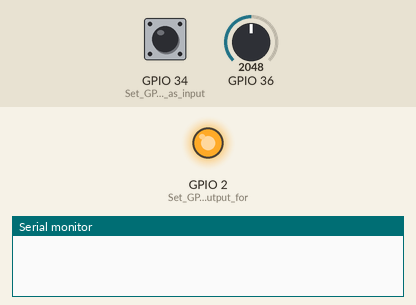
A program run on a simulated ESP32. Parts: output pins drawn as LEDs (lit = HIGH), the last lines printed to the serial monitor. The inputs (shaded band) are chosen by the test bench; at power-on: GPIO 34 (Set_GPIO_34_as_input) LOW, GPIO 36 = 2048.

Above: at 0.0 s.
At 5.1 s:
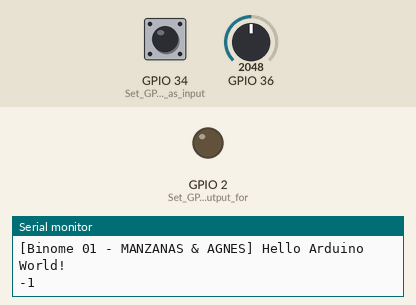
Timing chart, 0 to 6.6 s (numbered marks = the images above):
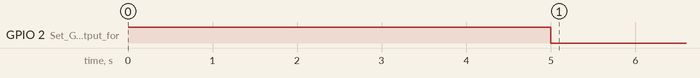

The program:

main.cpp
```cpp
// See https://docs.espressif.com/projects/arduino-esp32/en/latest/api/adc.html
// Example of using ADC on ESP32 with Arduino framework
#include <Arduino.h>
#include <driver/adc.h>
// 1.4.2.2 Input
int button_Count = 0;
int previous_State = HIGH;  // Assuming button is not pressed at start (pull-up resistor)
// const unsigned long debounce_Delay = 30; // Used for debounce
// unsigned long last_Change_Time = 0; // Used for debounce
// int stable_State = HIGH;  // Used for debounce
volatile bool button_Flag = false;

// 1.5.2.2
int value = 0;   // the sensor value
int valueMin = 4095;  // minimum sensor value
int valueMax = 0;     // maximum sensor value

void handleButtonInterrupt() {
    button_Flag = true;
}

void setup() {
    Serial.begin(115200);
    // Configure ADC on GPIO 36 (ADC1_CH0)
    analogSetPinAttenuation(36, (adc_attenuation_t)ADC_ATTEN_DB_12);  // Set attenuation to 12dB (max ~3.1V)
    analogSetWidth(12);                                               // Set ADC resolution to 12 bits (0-4095)
    pinMode(2, OUTPUT);  // Set GPIO 2 as output for LED
    /*
    pinMode(2, OUTPUT_0); // Output UpDown to apply resistor
    */
   pinMode(34, INPUT);  // Set GPIO 34 as input
   attachInterrupt(digitalPinToInterrupt(34), handleButtonInterrupt, RISING);

       // LED signal beginning of calibration
    digitalWrite(2, HIGH);
    while (millis() < 5000) {
        // Wait for 5 seconds before starting the ADC readings
        // Read raw ADC value (0-4095)
        int value = analogRead(36);

        if (value < valueMin) {
            valueMin = value;  // Update minimum value
        }

        if (value > valueMax) {
            valueMax = value;  // Update maximum value
        }

    }
    // LED signal end of calibration
    digitalWrite(2, LOW);
}


void loop() {


    //1.3.2.2
    //Comment the println when terminal screenshot is not needed in order to keep temporal precision
    //Serial.println("[Binome 01 - MANZANAS & AGNES] Hello Arduino World!");


    /*
    delay(2000);  // Wait 2 second
    */

    //1.4.2.1 Input
    /*
    digitalWrite(2, HIGH);
    delay(50);  // N * 50 ms = 1 * 50 ms
    digitalWrite(2, LOW);
    delay(1950);
    */
    /*
    //1.4.2.2 Input
    // In this case on morse unit would be 50 ms as described by 50 * N ms = 50 * 1 ms = 50 ms
    //But this timing is to fast so we will mutliply it by 10 to be readable
    // SOS = ... --- ...
    int Morse_Unit = 500;
    // S = 3 dots = 3 * 50 ms = 150 ms
    for (int i = 0; i < 3; i++) {
        digitalWrite(2, HIGH);
        delay(Morse_Unit);  // N * 50 ms = 1 * 50 ms
        digitalWrite(2, LOW);
        if (i < 2)  // Avoid delay after the last dot
            delay(Morse_Unit);
    }
    delay (3* Morse_Unit);  // Inter-letter space (3 units)
    // O = 3 dashes = 3 * 150 ms = 450 ms
    for (int i = 0; i < 3; i++) {
        digitalWrite(2, HIGH);
        delay(3 * Morse_Unit);  // N * 50 ms = 3 * 50 ms
        digitalWrite(2, LOW);
        if (i < 2)  // Avoid delay after the last dash
            delay(Morse_Unit);
    }
    delay (3 * Morse_Unit);  // Inter-letter space (3 units)
    // S = 3 dots = 3 * 50 ms = 150 ms
    for (int i = 0; i < 3; i++) {
        digitalWrite(2, HIGH);
        delay(Morse_Unit);  // N * 50 ms = 1 * 50 ms
        digitalWrite(2, LOW);
        if (i < 2)  // Avoid delay after the last dot
            delay(Morse_Unit);
    }
    delay (7 * Morse_Unit);  // Inter-Word space (7 units)
    */

    /*
    ////1.4.2.2.1 Output

    /*
    AI use

    I had issue due to the mechanical effect of the button
    So i asked IA to help me debug, it suggested me to use a debounce technique
    Using the card Timestamp
    */

    /*
    int current_state = digitalRead(34);

    if (current_state != previous_State) {
        last_Change_Time = millis();
    }

    if (millis() - last_Change_Time > debounce_Delay) {
        // Check for debounce
        if (current_state != stable_State) {
            // the initial code
            if (stable_State == LOW && current_state == HIGH) {
                button_Count++;
                Serial.println("[Binome 01 - MANZANAS & AGNES] Button Count: " + String(button_Count));
            }
            stable_State = current_state;
        }
    }

    previous_State = current_state;
    */

    /*

     ////1.4.2.2.2 Output
    if (button_Flag) {
    button_Count++;
    Serial.println("[Binome 01 - MANZANAS & AGNES] Button Count: " + String(button_Count));
    button_Flag = false;
    }
    */

    //1.5.2
    int value = analogRead(36);
    value = constrain(value, valueMin, valueMax);  // Constrain the value to the calibrated range
    value = map(value, valueMin, valueMax, 0, 255);

    Serial.println("[Binome 01 - MANZANAS & AGNES] Hello Arduino World!");
    Serial.println(value);
    delay(1000);
}
```
